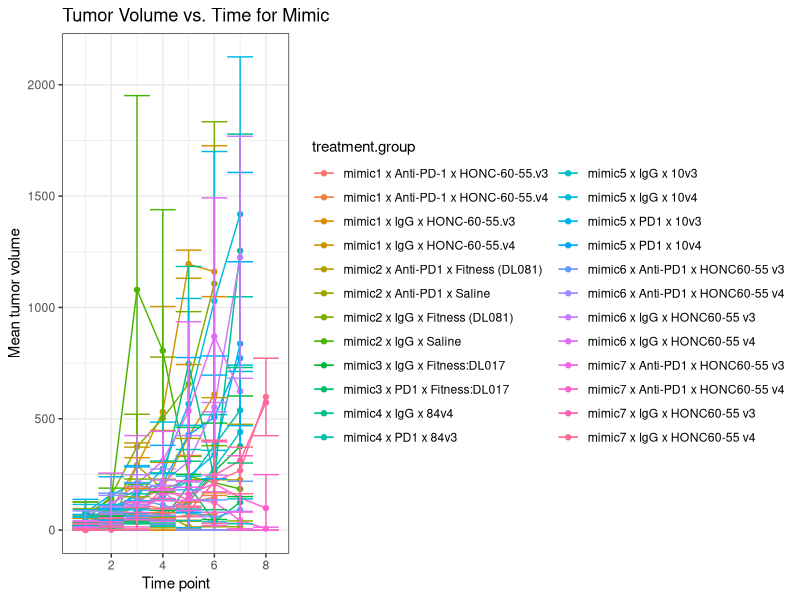

Write the R code that produced this figure. (Note: this script raises an error after producing the figure.)
## ---- chunk 1
knitr::opts_chunk$set(echo = TRUE)

# Load required packages
library(readxl)
library(tidyverse)

## ---- chunk 2
tsizes <- read.csv("../data/2022-03-03_tumor-size_R-formatted.csv", stringsAsFactors = F)
## ---- chunk 3
# calcTumorVol <- function(tmp){
#   tmp %>%
#     mutate(tail.number = as.character(tail.number)) %>%
#     mutate(tumor.volume = (`tumor.length.(mm)` * (`tumor.width.(mm)`^2)) / 2,
#            tumor.volume = dplyr::if_else(is.na(tumor.volume),
#                                          true = 0,
#                                          false = tumor.volume)) %>%
#     group_by(tail.number, treatment.group, date) %>%
#     summarise(tumor.volume = sum(tumor.volume)) %>%
#     ungroup() %>%
#     mutate(time.point = as.numeric(as.factor((date))))  %>%
#     select(-date)
# }
## ---- chunk 4
# zero.vals <- c("n/a", "N/A")
# 
# mim1 <- tsize.raw[[1]] %>%
#   mutate(`tumor.length.(mm)` = ifelse(is.na(`tumor.length.(mm)`), 0, `tumor.length.(mm)`),
#           `tumor.width.(mm)` = ifelse(is.na(`tumor.width.(mm)`), 0, `tumor.width.(mm)`)) %>%
#   mutate(condition = dplyr::if_else(grepl("v3", microbiome.sample),
#                                    true = "mimic1.pre-DI",
#                                    false = "mimic1.post-DI"),
#          treatment.group = paste(treatment, condition, sep = " x ")) %>%
#   calcTumorVol()
# 
# mim2 <- tsize.raw[[2]] %>%
#   drop_na(`tumor.length.(mm)`) %>%
#   mutate(`tumor.length.(mm)` =ifelse(`tumor.length.(mm)` %in% zero.vals, 0, `tumor.length.(mm)`),
#          `tumor.width.(mm)` = ifelse(`tumor.width.(mm)` %in% zero.vals, 0, `tumor.width.(mm)`)) %>%
#   mutate(`tumor.length.(mm)` = as.numeric(`tumor.length.(mm)`),
#          `tumor.width.(mm)` = as.numeric(`tumor.width.(mm)`),
#          treatment.group = paste(gsub(".-(.*)", "\\1", `cage (treatment)`),
#                                  microbiome.sample, sep = " x ")) %>%
#   calcTumorVol()
# 
# # Problem: need to split mouse ids by cage
# mim3 <- tsize.raw[[3]] %>%
#   drop_na(`tumor.length.(mm)`) %>%
#   filter(`tumor.length.(mm)` != "not present") %>%
#   mutate(`tumor.length.(mm)` =ifelse(`tumor.length.(mm)` %in% zero.vals, 0, `tumor.length.(mm)`),
#          `tumor.width.(mm)` = ifelse(`tumor.width.(mm)` %in% zero.vals, 0, `tumor.width.(mm)`)) %>%
#   mutate(`tumor.length.(mm)` = as.numeric(`tumor.length.(mm)`),
#          `tumor.width.(mm)` = as.numeric(`tumor.width.(mm)`),
#          condition =  "Fitness:DL017",
#          treatment = ifelse(grepl("1$", `cage (treatment)`), "IgG",
#                             ifelse(grepl("2$", `cage (treatment)`), "IgG", "PD1")),
#          treatment.group = paste(treatment, condition, sep = " x ")) %>%
#   mutate(tail.number = paste0(tail.number, `cage (treatment)`)) %>%
#   calcTumorVol()
# 
# mim4 <- tsize.raw[[4]] %>%
#   drop_na(`tumor.length.(mm)`) %>%
#   mutate(`tumor.length.(mm)` =ifelse(`tumor.length.(mm)` %in% zero.vals, 0, `tumor.length.(mm)`),
#          `tumor.width.(mm)` = ifelse(`tumor.width.(mm)` %in% zero.vals, 0, `tumor.width.(mm)`)) %>%
#   mutate(`tumor.length.(mm)` = as.numeric(`tumor.length.(mm)`),
#          `tumor.width.(mm)` = as.numeric(`tumor.width.(mm)`),
#          treatment.group = paste(microbiome.sample, Treatment, sep = "/"),
#          tail.number = paste(tail.number, cage)) %>%
#   calcTumorVol()

## ---- chunk 5
mean.vals <- tsizes %>%
  mutate(treatment.group = paste(experiment, treatment, microbiome.sample, sep = " x ")) %>%
  group_by(treatment.group, time.point) %>%
  summarise(mean.volume = mean(tumor.volume),
            sd.volume = sd(tumor.volume)) %>%
  ungroup() %>%
  mutate(lwr = mean.volume - sd.volume,
         upr = mean.volume + sd.volume) %>%
  mutate(lwr = if_else(lwr < 0, 0, lwr))
## ---- chunk 6


mean.vals %>%
  ggplot(aes(x = time.point, y = mean.volume, group = treatment.group, color = treatment.group)) +
  geom_line()+
  geom_point()+
  labs(title = "Tumor Volume vs. Time for Mimic", x = "Time point", y = "Mean tumor volume") +
  theme_bw() +
  # scale_color_brewer(palette = "Dark2") 
  geom_errorbar(aes(ymin = lwr, ymax = upr),
                width = 1)


write.csv(mean.vals, "../shiny-apps/tumor-line-plots/2022-03-03_mean-tumor-volumes.csv", row.names = F)
